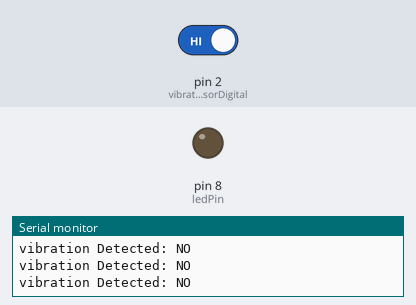
The sketch below on a simulated Arduino Uno, built with avr-gcc and run on an emulated ATmega328P. Parts: output pins drawn as LEDs (lit = HIGH), the last lines printed to the serial monitor. The test bench sets the inputs (shaded band); at power-on: pin 2 (vibrationSensorDigital) HIGH.

Above: at 1.8 s.
1.9 s: pin 2 (vibrationSensorDigital) driven LOW
At 2.9 s:
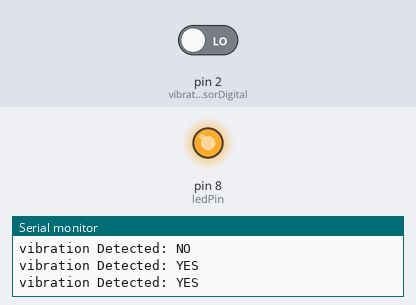
3.5 s: pin 2 (vibrationSensorDigital) driven HIGH
At 4.1 s:
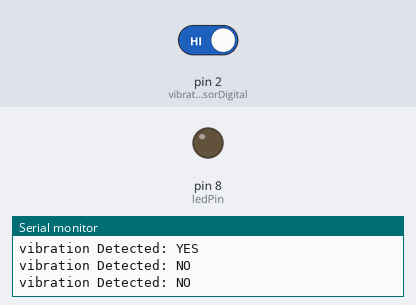
Timing chart, 0 to 6.5 s (numbered marks = the images above; inputs shaded):
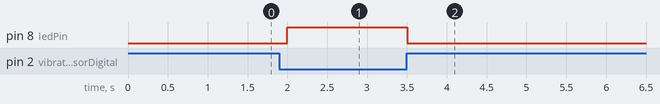

Measured:
- after the input at 1.9 s, pin 8 (ledPin): LOW → HIGH after 0.10 s
- after the input at 3.5 s, pin 8 (ledPin): HIGH → LOW at once

The sketch:

SW_420_sensor.ino
```cpp
//Code to Glow LED When vibration Detected (Using DO pin):

const int vibrationSensorDigital = 2;  // DO pin of sensor
const int ledPin = 8;           // LED connected to pin 8

void setup() {
  pinMode(vibrationSensorDigital, INPUT);
  pinMode(ledPin, OUTPUT);
  Serial.begin(9600);
}

void loop() {
  int vibrationDetected = digitalRead(vibrationSensorDigital);

  Serial.print("vibration Detected: ");
  Serial.println(vibrationDetected == LOW ? "YES" : "NO");

  if (vibrationDetected == LOW) { // LOW means vibration detected
    digitalWrite(ledPin, HIGH);  // Turn on LED
  } else {
    digitalWrite(ledPin, LOW);   // Turn off LED
  }

  delay(500);
}
```
